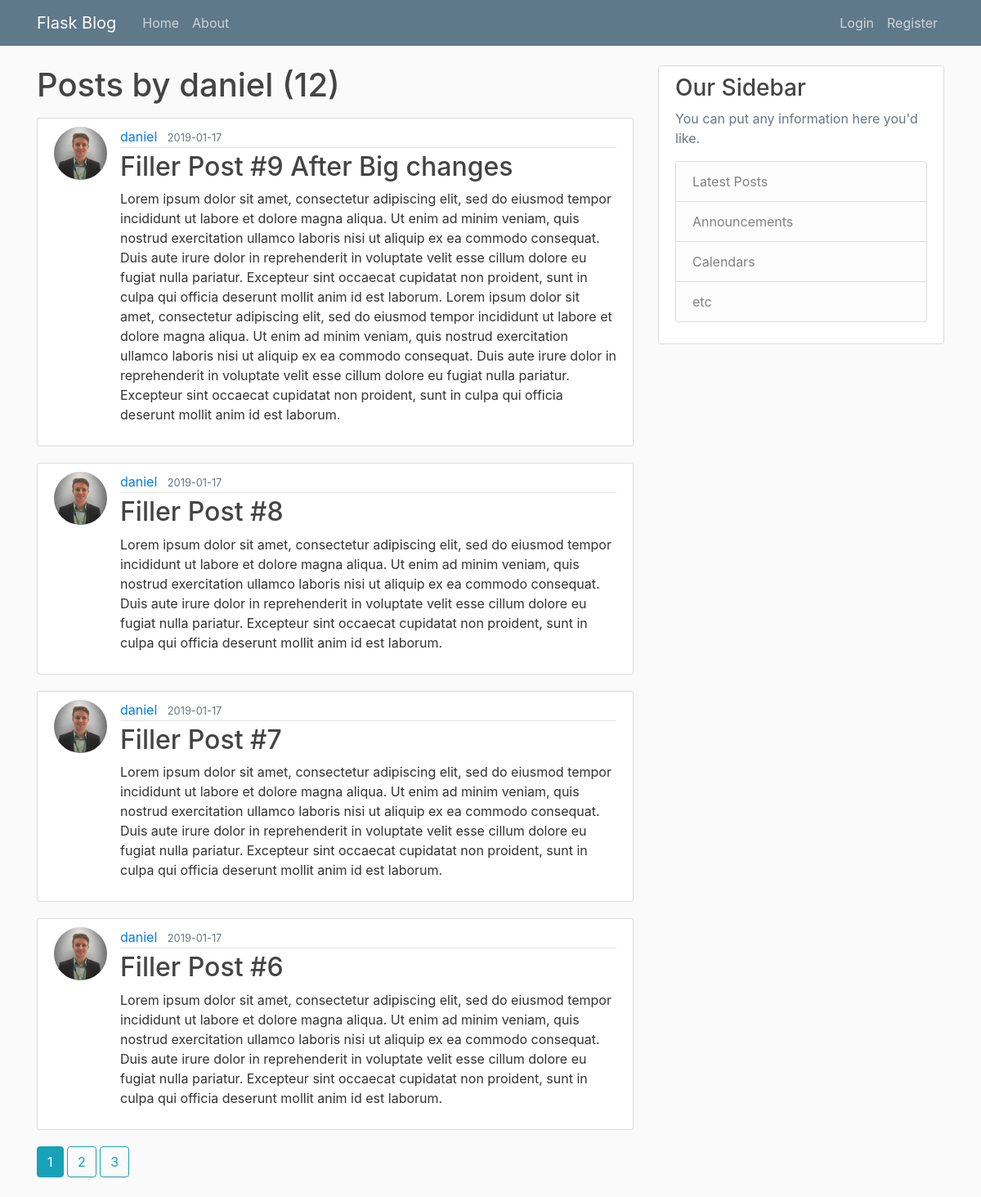
The page /home/daniel on the database its author committed.
### flaskblog/models.py (models this page shows, shortened)
class User(db.Model, UserMixin):
    id = db.Column(db.Integer, primary_key=True)
    username = db.Column(db.String(20), unique=True, nullable=False)
    email = db.Column(db.String(120), unique=True, nullable=False)
    image_file = db.Column(db.String(20), nullable=False, default='default.jpg')
    password = db.Column(db.String(60), nullable=False)
    posts = db.relationship('Post', backref='author', lazy=True)

class Post(db.Model):
    id = db.Column(db.Integer, primary_key=True)
    title = db.Column(db.String(100), nullable=False)
    date_posted = db.Column(db.DateTime, nullable=False, default=datetime.utcnow)
    content = db.Column(db.Text, nullable=False)
    user_id = db.Column(db.Integer, db.ForeignKey('user.id'), nullable=False)

### flaskblog/users/routes.py (the view)
@users.route("/home/<string:username>")
def user_posts(username):
    page = request.args.get('page', 1, type=int)
    user = User.query.filter_by(username=username).first_or_404()
    posts = Post.query.filter_by(author=user) \
        .order_by(Post.date_posted.desc()) \
        .paginate(page=page, per_page=4)
    return render_template('user_posts.html', posts=posts, user=user)

### flaskblog/templates/user_posts.html
{% extends 'layout.html' %}
{% block content %}
    <h1 class='mb-3'>Posts by {{ user.username }} ({{ posts.total }})</h1>
    {% for post in posts.items %}
        <article class="media content-section">
          <img class="rounded-circle article-img" src="{{ url_for('static', filename='profile_pics/' + post.author.image_file) }}">
          <div class="media-body">
            <div class="article-metadata">
              <a class="mr-2" href="{{ url_for('users.user_posts', username=post.author.username) }}">{{ post.author.username }}</a>
              <small class="text-muted">{{ post.date_posted.strftime('%Y-%m-%d') }}</small>
            </div>
            <h2><a class="article-title" href="{{ url_for('posts.post', post_id=post.id) }}">{{ post.title }}</a></h2>
            <p class="article-content">{{ post.content }}</p>
          </div>
        </article>
    {% endfor %}
    {% for page_num in posts.iter_pages(left_edge=1, right_edge=1, left_current=1, right_current=2) %}
      {% if page_num %}
        {% if posts.page == page_num %}
          <a class='btn btn-info mb-4' href="{{ url_for('users.user_posts', username=user.username, page=page_num) }}">{{ page_num }}</a>
        {% else %}
          <a class='btn btn-outline-info mb-4' href="{{ url_for('users.user_posts', username=user.username, page=page_num) }}">{{ page_num }}</a>
        {% endif %}
      {% else %}
        ...
      {% endif %}
    {% endfor %}
{% endblock content%}

### flaskblog/templates/layout.html (shortened to what this page needs)
<!DOCTYPE html>
<html>
<head>
    <link rel="stylesheet" href="https://maxcdn.bootstrapcdn.com/bootstrap/4.0.0/css/bootstrap.min.css">
    <link rel="stylesheet" type="text/css" href="{{ url_for('static', filename='main.css') }}">
</head>
<body>
    <header class="site-header">
      <nav class="navbar navbar-expand-md navbar-dark bg-steel fixed-top">
        <div class="container">
          <a class="navbar-brand mr-4" href="/">Flask Blog</a>
          <div class="collapse navbar-collapse" id="navbarToggle">
            <div class="navbar-nav mr-auto">
              <a class="nav-item nav-link" href="/">Home</a>
              <a class="nav-item nav-link" href="{{ url_for('main.about') }}">About</a>
            </div>
            <div class="navbar-nav">
              {% if current_user.is_authenticated %}
                <a class="nav-item nav-link" href="{{ url_for('posts.new_post') }}">Create Post</a>
                <a class="nav-item nav-link" href="{{ url_for('users.account') }}">Account</a>
                <a class="nav-item nav-link" href="{{ url_for('users.logout') }}">Logout</a>
              {% else %}
                <a class="nav-item nav-link" href="{{ url_for('users.login') }}">Login</a>
                <a class="nav-item nav-link" href="{{ url_for('users.register') }}">Register</a>
              {% endif %}
            </div>
          </div>
        </div>
      </nav>
    </header>
    <main role="main" class="container">
      <div class="row">
        <div class="col-md-8">
            {% block content %}{% endblock %}
        </div>
        <div class="col-md-4">
          <div class="content-section">
            <h3>Our Sidebar</h3>
            <p class='text-muted'>You can put any information here you'd like.
              <ul class="list-group">
                <li class="list-group-item list-group-item-light">Latest Posts</li>
                <li class="list-group-item list-group-item-light">Announcements</li>
                <li class="list-group-item list-group-item-light">Calendars</li>
                <li class="list-group-item list-group-item-light">etc</li>
              </ul>
            </p>
          </div>
        </div>
      </div>
    </main>
</body>
</html>

### flaskblog/static/main.css (style rules this page uses)
body { background: #fafafa; color: #333333; margin-top: 5rem; }
h1, h2, h3, h4, h5, h6 { color: #444444; }
.bg-steel { background-color: #5f788a; }
.site-header .navbar-nav .nav-link { color: #cbd5db; }
.content-section { background: #ffffff; padding: 10px 20px; border: 1px solid #dddddd; border-radius: 3px; margin-bottom: 20px; }
.article-title { color: #444444; }
.article-content { white-space: pre-line; }
.article-img { height: 65px; width: 65px; margin-right: 16px; }
.article-metadata { padding-bottom: 1px; margin-bottom: 4px; border-bottom: 1px solid #e3e3e3 }

### rows shown on the page
User: username "daniel"
Post: image_file (picture), author.username "daniel", date_posted "2019-01-17", title "Filler Post #9 After Big changes", content "Lorem ipsum dolor sit amet, consectetur adipiscing elit, sed do eiusmod tempor incididunt ut labore et dolore magna aliqua. Ut enim ad minim veniam, quis nostrud exercitation ullamco laboris nisi ut aliquip ex ea commodo consequat. Duis aute irure dolor in reprehenderit in voluptate velit esse cillum dolore eu fugiat nulla pariatur. Excepteur sint occaecat cupidatat non proident, sunt in culpa qui officia deserunt mollit anim id est laborum. Lorem ipsum dolor sit amet, consectetur adipiscing elit, sed do eiusmod tempor incididunt ut labore et dolore magna aliqua. Ut enim ad minim veniam, quis nostrud exercitation ullamco laboris nisi ut aliquip ex ea commodo consequat. Duis aute irure dolor…"
Post: image_file (picture), author.username "daniel", date_posted "2019-01-17", title "Filler Post #8", content "Lorem ipsum dolor sit amet, consectetur adipiscing elit, sed do eiusmod tempor incididunt ut labore et dolore magna aliqua. Ut enim ad minim veniam, quis nostrud exercitation ullamco laboris nisi ut aliquip ex ea commodo consequat. Duis aute irure dolor in reprehenderit in voluptate velit esse cillum dolore eu fugiat nulla pariatur. Excepteur sint occaecat cupidatat non proident, sunt in culpa qui officia deserunt mollit anim id est laborum."
Post: image_file (picture), author.username "daniel", date_posted "2019-01-17", title "Filler Post #7", content "Lorem ipsum dolor sit amet, consectetur adipiscing elit, sed do eiusmod tempor incididunt ut labore et dolore magna aliqua. Ut enim ad minim veniam, quis nostrud exercitation ullamco laboris nisi ut aliquip ex ea commodo consequat. Duis aute irure dolor in reprehenderit in voluptate velit esse cillum dolore eu fugiat nulla pariatur. Excepteur sint occaecat cupidatat non proident, sunt in culpa qui officia deserunt mollit anim id est laborum."
Post: image_file (picture), author.username "daniel", date_posted "2019-01-17", title "Filler Post #6", content "Lorem ipsum dolor sit amet, consectetur adipiscing elit, sed do eiusmod tempor incididunt ut labore et dolore magna aliqua. Ut enim ad minim veniam, quis nostrud exercitation ullamco laboris nisi ut aliquip ex ea commodo consequat. Duis aute irure dolor in reprehenderit in voluptate velit esse cillum dolore eu fugiat nulla pariatur. Excepteur sint occaecat cupidatat non proident, sunt in culpa qui officia deserunt mollit anim id est laborum."

### other values the page prints
{{ posts.total }} "12"
{{ page_num }} "1"
{{ page_num }} "2" "3"
